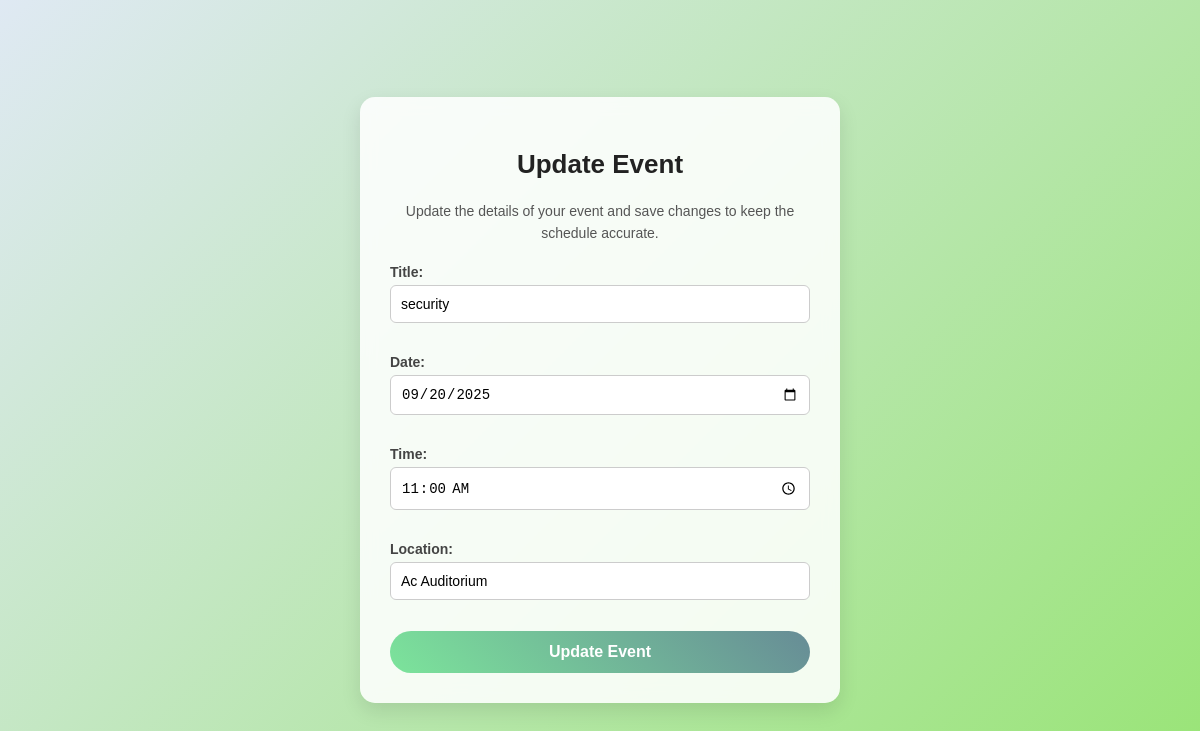
Page /event/1/edit/ on the committed database.
### events/models.py (models this page shows, shortened)
class Event(models.Model):
    title = models.CharField(max_length=200)
    description = models.TextField(blank=True, null=True)
    date = models.DateField()
    time = models.TimeField()
    location = models.CharField(max_length=200)

### events/views.py (the view)
# urls.py: path('event/<int:pk>/edit/', views.update_event, name='update_event'),
def update_event(request, pk):
    event = get_object_or_404(Event, pk=pk)
    if request.method == "POST":
        form = EventForm(request.POST, instance=event)
        if form.is_valid():
            form.save()
            return redirect('event_list')
    else:
        form = EventForm(instance=event)
    return render(request, 'update.html', {'form': form})

### events/forms.py
class EventForm(forms.ModelForm):
    class Meta:
        model = Event
        fields = ['title', 'date', 'time', 'location']
        widgets = {
            'title': forms.TextInput(attrs={'placeholder': 'Enter event title'}),
            'date': forms.DateInput(attrs={'type': 'date'}),
            'time': forms.TimeInput(attrs={'type': 'time'}),
            'location': forms.TextInput(attrs={'placeholder': 'Enter event location'}),
        }

### events/templates/update.html (shortened to what this page needs)
<!DOCTYPE html>
<html lang="en">
<head>
</head>
<body>
  <div class="form-box">
    <h2>Update Event</h2>
    <p style="text-align:center; color:#555; font-size:14px; line-height:1.6; margin-bottom:20px;">
     Update the details of your event and save changes to keep the schedule accurate.
  </p>
    <form method="post">
      {{ form.as_p }}
      <button type="submit">Update Event</button>
    </form>
  </div>
</body>
</html>

### events/templates/update.html (style rules this page uses)
body { margin: 0; font-family: 'Poppins', sans-serif; background: linear-gradient(135deg, #dfe9f3, #98e475); display: flex; justify-content: center; align-items: center; height: 100vh; color: #333; }
.form-box { max-width: 420px; width: 100%; background: #ffffffdd; backdrop-filter: blur(8px); padding: 30px; border-radius: 15px; box-shadow: 0 8px 20px rgba(0,0,0,0.1); }
h2 { text-align: center; margin-bottom: 20px; color: #222; font-size: 26px; font-weight: 600; }
label { display: block; margin-bottom: 5px; font-weight: 600; color: #444; font-size: 14px; }
input, textarea, select { width: 100%; padding: 10px; margin-bottom: 15px; border: 1px solid #ccc; border-radius: 6px; box-sizing: border-box; font-size: 14px; transition: all 0.3s ease; }
button { width: 100%; background: linear-gradient(45deg, #7ce49b, #678c96); color: white; border: none; padding: 12px; border-radius: 30px; cursor: pointer; font-size: 16px; font-weight: 600; transition: all 0.3s ease; }

### rows in the picture
Event: title "security", date "09/20/2025", time "11:00:00", location "Ac Auditorium"
